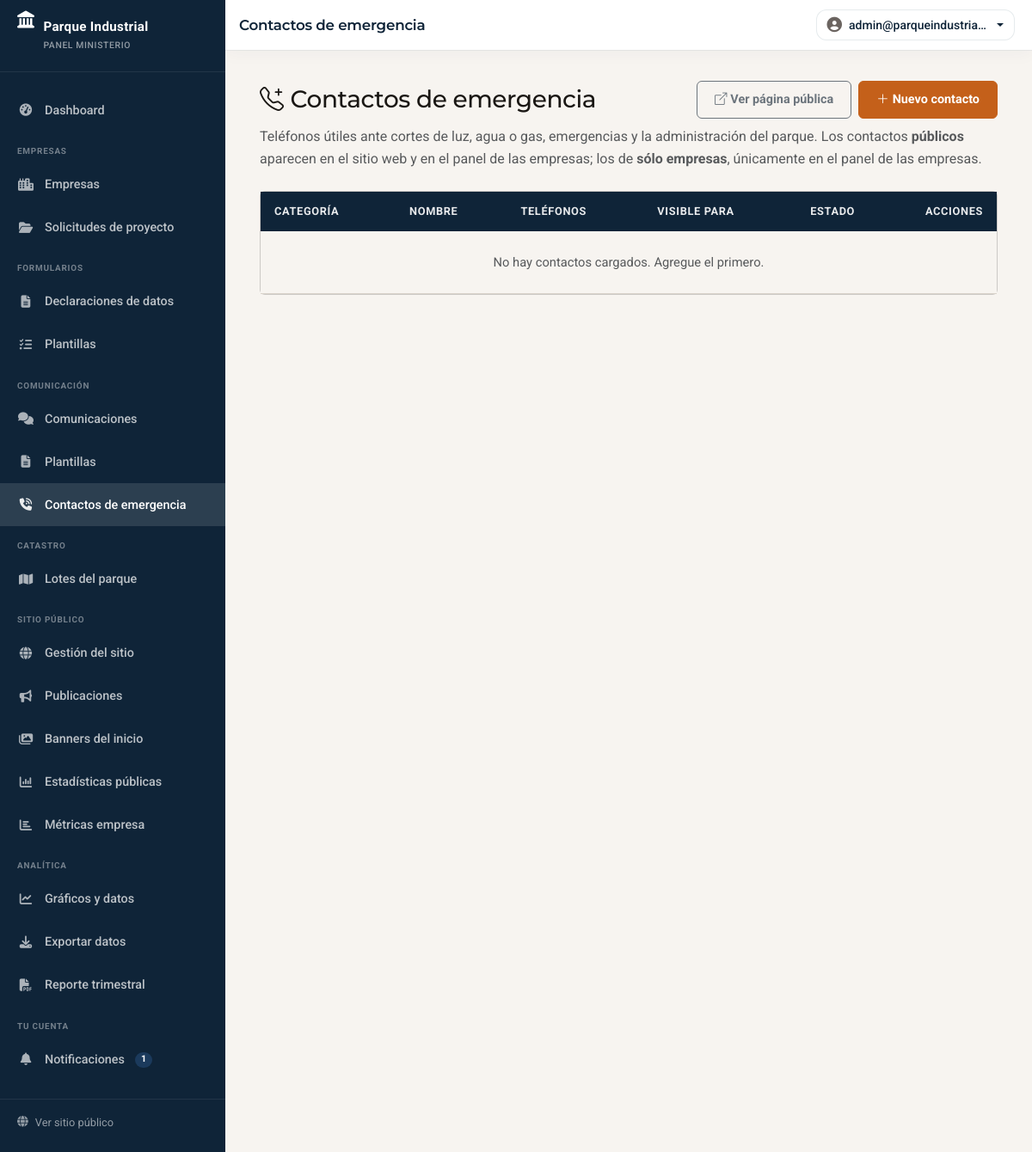
The app's page /ministerio/contactos-emergencia.php (signed in), older data.
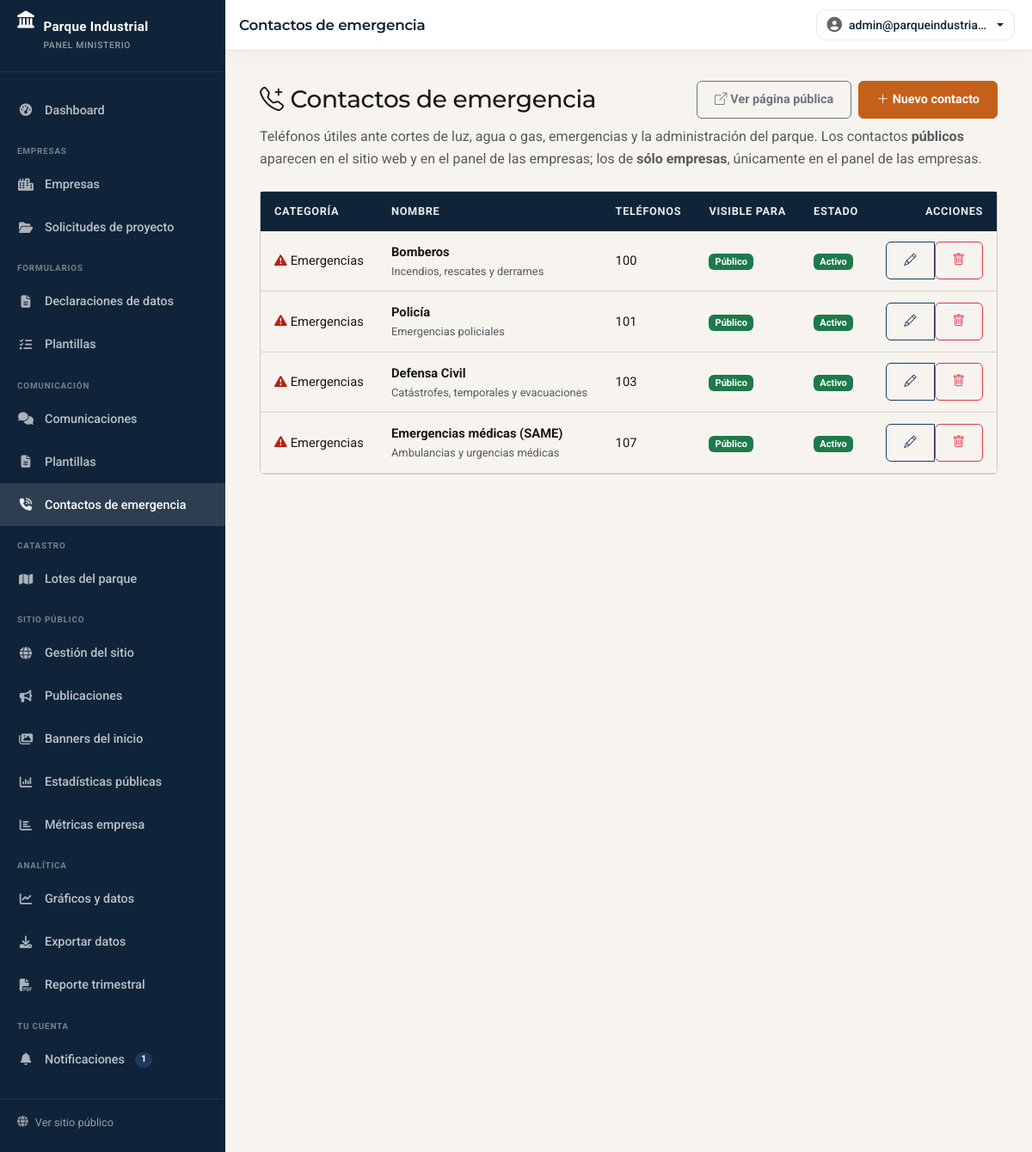
The same page, newer data.
### tables this page shows
CREATE TABLE IF NOT EXISTS `contactos_emergencia` (
  `id` int(11) NOT NULL AUTO_INCREMENT,
  `categoria` varchar(30) NOT NULL DEFAULT 'otros',
  `nombre` varchar(150) NOT NULL,
  `telefono` varchar(50) NOT NULL,
  `telefono_alt` varchar(50) DEFAULT NULL,
  `descripcion` varchar(255) DEFAULT NULL,
  `visibilidad` enum('publico','empresas') NOT NULL DEFAULT 'publico',
  `orden` int(11) NOT NULL DEFAULT 0,
  `activo` tinyint(1) NOT NULL DEFAULT 1,
  `created_at` timestamp NOT NULL DEFAULT current_timestamp(),
  `updated_at` timestamp NOT NULL DEFAULT current_timestamp() ON UPDATE current_timestamp(),
  PRIMARY KEY (`id`),
  KEY `idx_contactos_activo` (`activo`,`visibilidad`,`categoria`,`orden`)
);

### includes/funciones/web.php (called while the page is built, shortened)
<?php
function e($string) {
    return htmlspecialchars($string ?? '', ENT_QUOTES, 'UTF-8');
}

### includes/contactos_emergencia.php (called while the page is built, shortened)
<?php
function contactos_categorias(): array
{
    return [
        'emergencias'  => ['Emergencias',                    'bi-exclamation-triangle-fill', '#b42318'],
        'electricidad' => ['Energía eléctrica',              'bi-lightning-charge-fill',     '#b7791f'],
        'agua'         => ['Agua y cloacas',                 'bi-droplet-fill',              '#1d6fa5'],
        'gas'          => ['Gas',                            'bi-fire',                      '#c8641e'],
        'parque'       => ['Administración y seguridad del parque', 'bi-building-fill',      '#1b3a5c'],
        'salud'        => ['Salud',                          'bi-heart-pulse-fill',          '#2e7d4f'],
        'ministerio'   => ['Ministerio',                     'bi-bank2',                     '#1b3a5c'],
        'otros'        => ['Otros servicios',                'bi-telephone-fill',            '#5f6b76'],
    ];
}

### public/ministerio/contactos-emergencia.php (the view, shortened to what this page needs)
<?php
require_once __DIR__ . '/../../config/config.php';
require_once BASEPATH . '/includes/contactos_emergencia.php';
$page_title = 'Contactos de emergencia';
$ministerio_nav = 'contactos';
$db = getDB();
$cats = contactos_categorias();
$contactos = $db->query('SELECT * FROM contactos_emergencia ORDER BY FIELD(categoria,' .
    implode(',', array_map([$db, 'quote'], array_keys($cats))) . '), orden ASC, nombre ASC')->fetchAll();
$editando = null;
require_once BASEPATH . '/includes/ministerio_layout_header.php';
?>
<div class="d-flex justify-content-between align-items-center mb-2 flex-wrap gap-2">
    <h1 class="h3 mb-0"><i class="bi bi-telephone-plus me-2"></i>Contactos de emergencia</h1>
    <div class="d-flex gap-2">
        <a href="<?= PUBLIC_URL ?>/contactos.php" target="_blank" rel="noopener" class="btn btn-outline-secondary">
            <i class="bi bi-box-arrow-up-right me-1"></i>Ver página pública
        </a>
        <button class="btn btn-primary" data-bs-toggle="collapse" data-bs-target="#formContacto" aria-expanded="<?= $editando ? 'true' : 'false' ?>">
            <i class="bi bi-plus-lg me-1"></i><?= $editando ? 'Editando contacto' : 'Nuevo contacto' ?>
        </button>
    </div>
</div>
<p class="text-muted mb-4">Teléfonos útiles ante cortes de luz, agua o gas, emergencias y la administración del parque.
    Los contactos <strong>públicos</strong> aparecen en el sitio web y en el panel de las empresas;
    los de <strong>sólo empresas</strong>, únicamente en el panel de las empresas.</p>
<div class="card">
    <div class="table-responsive">
        <table class="table table-hover mb-0 align-middle">
            <thead>
                <tr>
                    <th>Categoría</th>
                    <th>Nombre</th>
                    <th>Teléfonos</th>
                    <th>Visible para</th>
                    <th>Estado</th>
                    <th class="text-end" style="width:110px">Acciones</th>
                </tr>
            </thead>
            <tbody>
                <?php if (empty($contactos)): ?>
                <tr><td colspan="6" class="text-center text-muted py-4">No hay contactos cargados. Agregue el primero.</td></tr>
                <?php endif; ?>
                <?php foreach ($contactos as $c):
                    [$clabel, $cicon, $ccolor] = $cats[$c['categoria']] ?? $cats['otros']; ?>
                <tr class="<?= empty($c['activo']) ? 'table-secondary' : '' ?>">
                    <td class="small"><i class="bi <?= e($cicon) ?> me-1" style="color:<?= e($ccolor) ?>"></i><?= e($clabel) ?></td>
                    <td>
                        <div class="fw-semibold"><?= e($c['nombre']) ?></div>
                        <?php if (!empty($c['descripcion'])): ?><div class="small text-muted"><?= e($c['descripcion']) ?></div><?php endif; ?>
                    </td>
                    <td class="small text-nowrap"><?= e($c['telefono']) ?><?= !empty($c['telefono_alt']) ? '<br>' . e($c['telefono_alt']) : '' ?></td>
                    <td><?= $c['visibilidad'] === 'publico'
                            ? '<span class="badge bg-success">Público</span>'
                            : '<span class="badge bg-secondary">Sólo empresas</span>' ?></td>
                    <td><?= $c['activo'] ? '<span class="badge bg-success">Activo</span>' : '<span class="badge bg-secondary">Inactivo</span>' ?></td>
                    <td class="text-end">
                        <div class="btn-group btn-group-sm">
                            <a href="contactos-emergencia.php?editar=<?= (int) $c['id'] ?>" class="btn btn-outline-primary" title="Editar"><i class="bi bi-pencil"></i></a>
                            <form method="POST" class="d-inline" onsubmit="return confirm('¿Eliminar este contacto?')">
                                <button class="btn btn-outline-danger btn-sm" title="Eliminar"><i class="bi bi-trash"></i></button>
                            </form>
                        </div>
                    </td>
                </tr>
                <?php endforeach; ?>
            </tbody>
        </table>
    </div>
</div>
<?php require_once BASEPATH . '/includes/ministerio_layout_footer.php'; ?>

### includes/ministerio_layout_header.php (shortened to what this page needs)
<?php
$page_title = $page_title ?? 'Ministerio';
$ministerio_nav = $ministerio_nav ?? '';
$ministerio_body_extra = $ministerio_body_extra ?? '';
$user_email = $_SESSION['user_email'] ?? '';
$topbar_name = $user_email !== '' ? $user_email : 'Ministerio';
require_once BASEPATH . '/includes/comunicaciones.php';
$badge_notif = 0;
try {
    $db_layout = getDB();
    if ($user_id > 0) {
        $st = $db_layout->prepare('SELECT COUNT(*) FROM notificaciones WHERE usuario_id = ? AND leida = 0');
        $st->execute([$user_id]);
        $badge_notif = (int) $st->fetchColumn();
    }
} catch (Throwable $e) {
    error_log('ministerio_layout_header: ' . $e->getMessage());
}
$mn = static function (string $key) use ($ministerio_nav): string {
    return $ministerio_nav === $key ? ' active' : '';
};
?>
<!DOCTYPE html>
<html lang="es">
<head>
    <link href="<?= PUBLIC_URL ?>/vendor/fonts/fonts.css" rel="stylesheet">
    <link href="<?= PUBLIC_URL ?>/vendor/bootstrap/bootstrap.min.css" rel="stylesheet">
    <link href="<?= PUBLIC_URL ?>/vendor/fontawesome/css/all.min.css" rel="stylesheet">
    <link href="<?= PUBLIC_URL ?>/vendor/bootstrap-icons/bootstrap-icons.css" rel="stylesheet">
    <link href="<?= PUBLIC_URL ?>/css/styles.css" rel="stylesheet">
    <link href="<?= PUBLIC_URL ?>/css/empresa-app.css" rel="stylesheet">
</head>
<body class="ministerio-app-body<?= $ministerio_body_extra !== '' ? ' ' . e(trim($ministerio_body_extra)) : '' ?>">
<div class="empresa-app-layout">
    <aside class="empresa-sidebar" id="ministerioSidebar" aria-label="Menú ministerio">
        <div class="empresa-sidebar-brand">
            <a href="dashboard.php" class="empresa-sidebar-brand-link">
                <i class="fa-solid fa-landmark fa-lg" aria-hidden="true"></i>
                <span class="empresa-sidebar-brand-text">
                    <span class="empresa-sidebar-brand-title">Parque Industrial</span>
                    <small>Panel ministerio</small>
                </span>
            </a>
        </div>
        <nav class="empresa-sidebar-nav">
            <a href="dashboard.php" class="<?= $mn('dashboard') ?>"><i class="fa-solid fa-gauge-high"></i> Dashboard</a>
            <div class="empresa-sidebar-section">Empresas</div>
            <a href="empresas.php" class="<?= $mn('empresas') . ($ministerio_nav === 'nueva_empresa' ? ' active' : '') ?>"><i class="fa-solid fa-city"></i> Empresas</a>
            <a href="solicitudes-proyecto.php" class="<?= $mn('solicitudes') ?>"><i class="fa-solid fa-folder-open"></i> Solicitudes de proyecto</a>
            <div class="empresa-sidebar-section">Formularios</div>
            <a href="formularios.php" class="<?= $mn('formularios') ?>"><i class="fa-solid fa-file-lines"></i> Declaraciones de datos</a>
            <a href="formularios-dinamicos.php" class="<?= $mn('formularios_dinamicos') ?>"><i class="fa-solid fa-list-check"></i> Plantillas</a>
            <div class="empresa-sidebar-section">Comunicación</div>
            <a href="comunicaciones.php" class="<?= $mn('comunicaciones') ?>"><i class="fa-solid fa-comments"></i> Comunicaciones </a>
            <a href="plantillas.php" class="<?= $mn('plantillas') ?>"><i class="fa-solid fa-file-lines"></i> Plantillas</a>
            <a href="contactos-emergencia.php" class="<?= $mn('contactos') ?>"><i class="fa-solid fa-phone-volume"></i> Contactos de emergencia</a>
            <div class="empresa-sidebar-section">Catastro</div>
            <a href="lotes.php" class="<?= $mn('lotes') ?>"><i class="fa-solid fa-map"></i> Lotes del parque</a>
            <div class="empresa-sidebar-section">Sitio público</div>
            <a href="sitio-publico.php" class="<?= $mn('sitio_publico') ?>"><i class="fa-solid fa-globe"></i> Gestión del sitio</a>
            <a href="publicaciones.php" class="<?= $mn('publicaciones') ?>"><i class="fa-solid fa-bullhorn"></i> Publicaciones</a>
            <a href="banners.php" class="<?= $mn('banners') ?>"><i class="fa-solid fa-images"></i> Banners del inicio</a>
            <a href="estadisticas-config.php" class="<?= $mn('estadisticas') ?>"><i class="fa-solid fa-chart-column"></i> Estadísticas públicas</a>
            <a href="empresa-metricas.php" class="<?= $mn('empresa-metricas') ?>"><i class="fa-solid fa-chart-bar"></i> Métricas empresa</a>
            <div class="empresa-sidebar-section">Analítica</div>
            <a href="graficos.php" class="<?= $mn('graficos') ?>"><i class="fa-solid fa-chart-line"></i> Gráficos y datos</a>
            <a href="exportar.php" class="<?= $mn('exportar') ?>"><i class="fa-solid fa-download"></i> Exportar datos</a>
            <a href="reporte.php" class="<?= $mn('reporte') ?>"><i class="fa-solid fa-file-pdf"></i> Reporte trimestral</a>
            <div class="empresa-sidebar-section">Tu cuenta</div>
            <a href="notificaciones.php" class="<?= $mn('notificaciones') ?>"><i class="fa-solid fa-bell"></i> Notificaciones<?php if ($badge_notif > 0): ?> <span class="badge bg-primary rounded-pill"><?= $badge_notif > 99 ? '99+' : $badge_notif ?></span><?php endif; ?></a>
        </nav>
        <div class="empresa-sidebar-footer">
            <a href="<?= e(PUBLIC_URL) ?>/" target="_blank" rel="noopener"><i class="fa-solid fa-globe"></i> Ver sitio público</a>
        </div>
    </aside>
    <div class="empresa-app-content">
        <header class="empresa-topbar">
            <div class="empresa-topbar-left">
                <h1 class="empresa-topbar-title"><?= e($page_title) ?></h1>
            </div>
            <div class="empresa-topbar-actions">
                <div class="dropdown empresa-user-dd">
                    <button class="dropdown-toggle btn" type="button" data-bs-toggle="dropdown" aria-expanded="false">
                        <span class="d-none d-sm-inline text-truncate" style="max-width: 10rem;"><?= e($topbar_name) ?></span>
                    </button>
                </div>
            </div>
        </header>
        <main class="empresa-main">

### includes/ministerio_layout_footer.php (shortened to what this page needs)
        </main>
    </div>
</div>
</body>
</html>

### public/css/styles.css (style rules this page uses)
:root { --primary: #1b3a5c; --primary-dark: #0f2438; --primary-mid: #1e4a73; --primary-light: #2c6496; --amber: #c4601a; --amber-light: #e8813a; --amber-bg: #fdf0e4; --secondary: #1d7a4a; --secondary-bg: #e4f3eb; --success: #1d7a4a; --success-bg: #e4f3eb; --warning: #b86010; --warning-bg: #fdf0e4; --danger: #c0392b; --danger-bg: #fdecea; --info: #1e6091; --info-bg: #e3eef8; --stone: #f7f4f0; --stone-mid: #ede9e3; --stone-deep: #d9d3ca; --ink: #1a1714; --muted: #6b6460; --white: #ffffff; --gray-100: #f7f4f0; --gray-200: #ede9e3; --gray-300: #d9d3ca; --gray-600: #6b6460; --gray-800: #2e2a27; --gray-900: #1a1714; --shadow: 0 2px 8px rgba(15, 36, 56, 0.08); --shadow-lg: 0 6px 24px rgba(15, 36, 56, 0.12); --shadow-amber: 0 4px 16px rgba(196, 96, 26, 0.22); --radius: 6px; --radius-md: 10px; --radius-lg: 14px; --radius-pill: 999px; }
:root { --bs-primary: #1b3a5c; --bs-primary-rgb: 27, 58, 92; --bs-secondary: #6b6460; --bs-secondary-rgb: 107, 100, 96; --bs-success: #1d7a4a; --bs-success-rgb: 29, 122, 74; --bs-warning: #b86010; --bs-warning-rgb: 184, 96, 16; --bs-danger: #c0392b; --bs-danger-rgb: 192, 57, 43; --bs-info: #1e6091; --bs-info-rgb: 30, 96, 145; --bs-body-bg: #f7f4f0; --bs-body-color: #1a1714; --bs-border-color: #d9d3ca; --bs-link-color: #1b3a5c; --bs-link-hover-color: #1e4a73; --bs-success-bg-subtle: #e4f3eb; --bs-warning-bg-subtle: #fdf0e4; --bs-danger-bg-subtle: #fdecea; --bs-info-bg-subtle: #e3eef8; }
* { box-sizing: border-box; }
html { scroll-behavior: smooth; }
body { font-family: 'Inter', 'Roboto', system-ui, sans-serif; font-size: 16px; line-height: 1.65; color: var(--ink); background: var(--stone); margin: 0; }
h1, h2, h3, h4, h5, h6 { font-family: 'Montserrat', system-ui, sans-serif; font-weight: 700; color: var(--ink); letter-spacing: -0.015em; }
a { color: var(--primary); text-decoration: none; transition: color 0.2s; }
.table { margin: 0; }
.table thead th { background: var(--primary-dark); color: rgba(255,255,255,0.9); font-weight: 600; font-size: 0.8rem; letter-spacing: 0.05em; text-transform: uppercase; border: none; padding: 12px 16px; }
.table tbody td { padding: 12px 16px; vertical-align: middle; color: var(--ink); font-size: 0.92rem; }
.btn { border-radius: var(--radius); padding: 10px 20px; font-weight: 600; font-size: 0.9rem; transition: background 0.2s, transform 0.15s, box-shadow 0.2s; }
.btn-primary { background: var(--amber); border-color: var(--amber); color: #fff; }
.btn-outline-primary { color: var(--primary); border-color: var(--primary); background: transparent; }

Row changes from the older to the newer data that the page shows:
added contactos_emergencia: clabel "Emergencias", nombre "Bomberos", descripcion "Incendios, rescates y derrames", telefono "100", visibilidad "Público", activo "Activo"
added contactos_emergencia: clabel "Emergencias", nombre "Policía", descripcion "Emergencias policiales", telefono "101", visibilidad "Público", activo "Activo"
added contactos_emergencia: clabel "Emergencias", nombre "Defensa Civil", descripcion "Catástrofes, temporales y evacuaciones", telefono "103", visibilidad "Público", activo "Activo"
added contactos_emergencia: clabel "Emergencias", nombre "Emergencias médicas (SAME)", descripcion "Ambulancias y urgencias médicas", telefono "107", visibilidad "Público", activo "Activo"
Text that changed along with them:
text no longer shown: "No hay contactos cargados. Agregue el primero."
